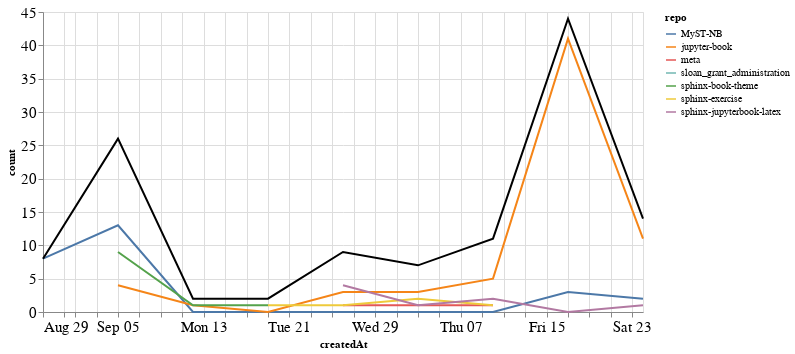

Here is the notebook cell this chart was saved with:
### Markdown cell above
### Comments

### Code cell
comments_time = comments.groupby('repo').resample('W', on='createdAt').count()['author'].reset_index()
comments_time = comments_time.rename(columns={'author': 'count'})
comments_time_total = comments_time.groupby('createdAt').agg({"count": "sum"}).reset_index()
ch1 = alt.Chart(comments_time, width=600).mark_line().encode(
    x='createdAt',
    y='count',
    color='repo',
    tooltip="repo"
)

ch2 = alt.Chart(comments_time_total, width=600).mark_line(color="black").encode(
    x='createdAt',
    y='count',
)

ch1 + ch2

### Figure 1 — Vega-Lite specification as saved in the notebook (floating-point values rounded to 4 significant figures)
{"config": {"axisLeft": {"labelFontSize": 15}, "axisBottom": {"labelFontSize": 15}}, "layer": [{"data": {"name": "data-955d8699a5aa5e709c3a85ac31b69069"}, "mark": "line", "encoding": {"color": {"type": "nominal", "field": "repo"}, "tooltip": {"type": "nominal", "field": "repo"}, "x": {"type": "temporal", "field": "createdAt"}, "y": {"type": "quantitative", "field": "count"}}, "width": 600}, {"data": {"name": "data-d09a4e19e7d7d5f8c64b8bc22a3612f7"}, "mark": {"type": "line", "color": "black"}, "encoding": {"x": {"type": "temporal", "field": "createdAt"}, "y": {"type": "quantitative", "field": "count"}}, "width": 600}], "$schema": "https://vega.github.io/schema/vega-lite/v4.8.1.json", "datasets": {"data-955d8699a5aa5e709c3a85ac31b69069": [{"repo": "MyST-NB", "createdAt": "2021-08-29T00:00:00", "count": 8}, {"repo": "MyST-NB", "createdAt": "2021-09-05T00:00:00", "count": 13}, {"repo": "MyST-NB", "createdAt": "2021-09-12T00:00:00", "count": 0}, {"repo": "MyST-NB", "createdAt": "2021-09-19T00:00:00", "count": 0}, {"repo": "MyST-NB", "createdAt": "2021-09-26T00:00:00", "count": 0}, {"repo": "MyST-NB", "createdAt": "2021-10-03T00:00:00", "count": 0}, {"repo": "MyST-NB", "createdAt": "2021-10-10T00:00:00", "count": 0}, {"repo": "MyST-NB", "createdAt": "2021-10-17T00:00:00", "count": 3}, {"repo": "MyST-NB", "createdAt": "2021-10-24T00:00:00", "count": 2}, {"repo": "jupyter-book", "createdAt": "2021-09-05T00:00:00", "count": 4}, {"repo": "jupyter-book", "createdAt": "2021-09-12T00:00:00", "count": 1}, {"repo": "jupyter-book", "createdAt": "2021-09-19T00:00:00", "count": 0}, {"repo": "jupyter-book", "createdAt": "2021-09-26T00:00:00", "count": 3}, {"repo": "jupyter-book", "createdAt": "2021-10-03T00:00:00", "count": 3}, {"repo": "jupyter-book", "createdAt": "2021-10-10T00:00:00", "count": 5}, {"repo": "jupyter-book", "createdAt": "2021-10-17T00:00:00", "count": 41}, {"repo": "jupyter-book", "createdAt": "2021-10-24T00:00:00", "count": 11}, {"repo": "meta", "createdAt": "2021-09-26T00:00:00", "count": 1}, {"repo": "meta", "createdAt": "2021-10-03T00:00:00", "count": 1}, {"repo": "meta", "createdAt": "2021-10-10T00:00:00", "count": 1}, {"repo": "sloan_grant_administration", "createdAt": "2021-10-10T00:00:00", "count": 2}, {"repo": "sphinx-book-theme", "createdAt": "2021-09-05T00:00:00", "count": 9}, {"repo": "sphinx-book-theme", "createdAt": "2021-09-12T00:00:00", "count": 1}, {"repo": "sphinx-book-theme", "createdAt": "2021-09-19T00:00:00", "count": 1}, {"repo": "sphinx-exercise", "createdAt": "2021-09-19T00:00:00", "count": 1}, {"repo": "sphinx-exercise", "createdAt": "2021-09-26T00:00:00", "count": 1}, {"repo": "sphinx-exercise", "createdAt": "2021-10-03T00:00:00", "count": 2}, {"repo": "sphinx-exercise", "createdAt": "2021-10-10T00:00:00", "count": 1}, {"repo": "sphinx-jupyterbook-latex", "createdAt": "2021-09-26T00:00:00", "count": 4}, {"repo": "sphinx-jupyterbook-latex", "createdAt": "2021-10-03T00:00:00", "count": 1}, {"repo": "sphinx-jupyterbook-latex", "createdAt": "2021-10-10T00:00:00", "count": 2}, {"repo": "sphinx-jupyterbook-latex", "createdAt": "2021-10-17T00:00:00", "count": 0}, {"repo": "sphinx-jupyterbook-latex", "createdAt": "2021-10-24T00:00:00", "count": 1}], "data-d09a4e19e7d7d5f8c64b8bc22a3612f7": [{"createdAt": "2021-08-29T00:00:00", "count": 8}, {"createdAt": "2021-09-05T00:00:00", "count": 26}, {"createdAt": "2021-09-12T00:00:00", "count": 2}, {"createdAt": "2021-09-19T00:00:00", "count": 2}, {"createdAt": "2021-09-26T00:00:00", "count": 9}, {"createdAt": "2021-10-03T00:00:00", "count": 7}, {"createdAt": "2021-10-10T00:00:00", "count": 11}, {"createdAt": "2021-10-17T00:00:00", "count": 44}, {"createdAt": "2021-10-24T00:00:00", "count": 14}]}}
